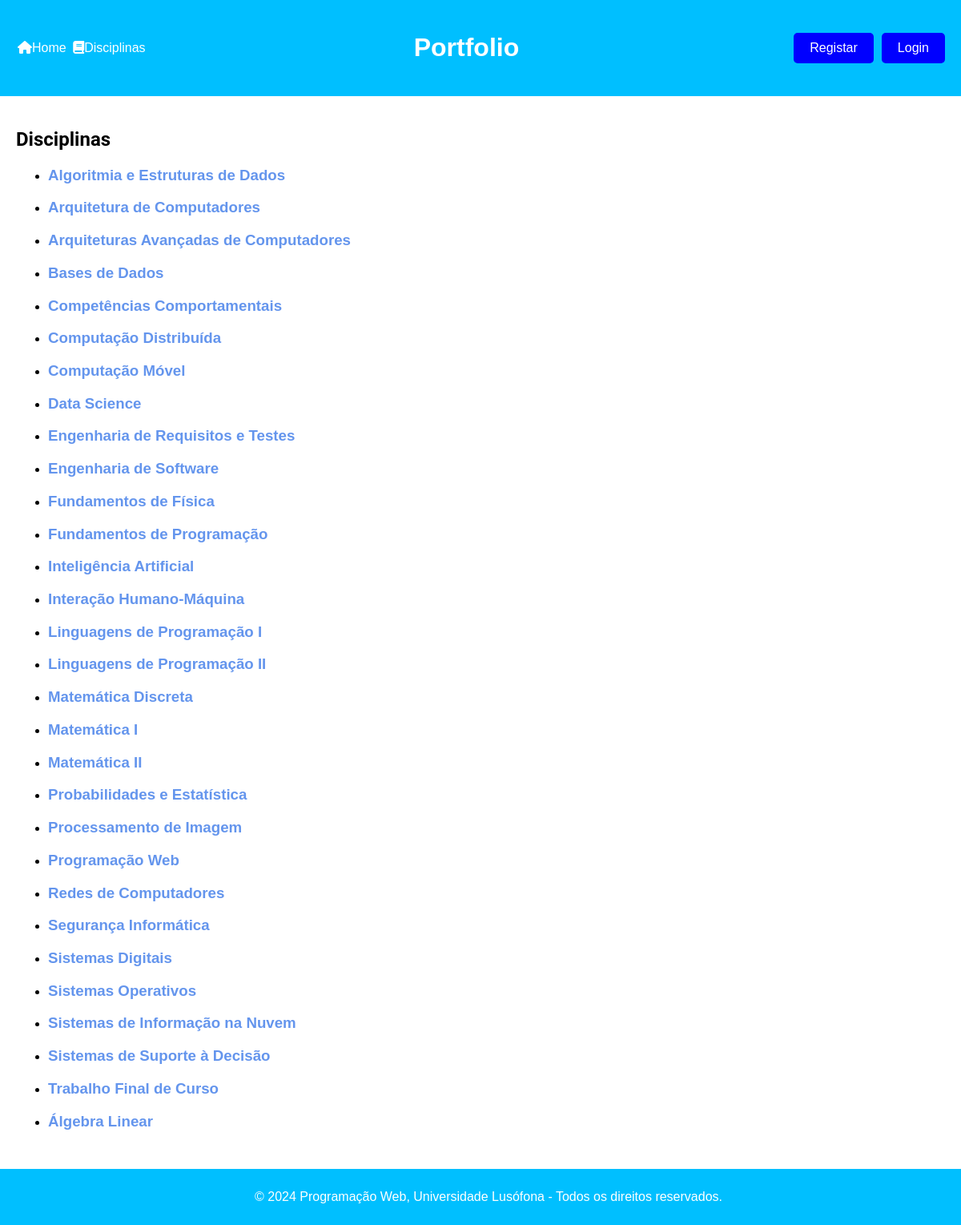
The app's page /curso/disciplina/ with its own data.
### curso/models.py (models this page shows, shortened)
class Disciplina(models.Model):
    nome = models.CharField(max_length=255)
    ano = models.IntegerField()
    semestre = models.CharField(max_length=20)
    ects = models.IntegerField()
    curricular = models.CharField(max_length=20)
    area_cientifica = models.ForeignKey(AreaCientifica, on_delete=models.CASCADE)
    curso = models.ForeignKey(Curso, on_delete=models.CASCADE)

### curso/views.py (the view)
# urls.py: path('disciplina/', views.disciplina_views, name='disciplina'),
def disciplina_views(request):
    disciplinas = Disciplina.objects.all().order_by('nome')
    context = {'disciplina': disciplinas}
    return render(request, "curso/disciplina.html", context)

### curso/templates/curso/disciplina.html (shortened to what this page needs)
{% extends "curso/layout.html" %}
{% block content %}
    {% load static %}
    <link rel="stylesheet" type="text/css" href="{% static 'curso/estilos.css' %}">
    <h2>Disciplinas</h2>
    <ul>
       {% for disci in disciplina %}
        <li>
            <h3><a href="{% url 'curso:disciplinaDetalhe' disci.id %}" class="links">{{ disci.nome }}</a></h3>
        </li>
        {% endfor %}
    </ul>
{% endblock %}

### curso/static/curso/estilos.css (style rules this page uses)
body { font-family: "Copperplate Gothic", sans-serif; margin: 0; padding: 0; }
h2 { font-family: 'Roboto', sans-serif; font-weight: bold; }
h3, h4, h5 { font-family: 'Gill Sans', sans-serif; }
.links { color: #6495ED; text-decoration: none; display: block; font-weight: bold; }

### records on screen
Disciplina: nome "Algoritmia e Estruturas de Dados"
Disciplina: nome "Arquitetura de Computadores"
Disciplina: nome "Arquiteturas Avançadas de Computadores"
Disciplina: nome "Bases de Dados"
Disciplina: nome "Competências Comportamentais"
Disciplina: nome "Computação Distribuída"
Disciplina: nome "Computação Móvel"
Disciplina: nome "Data Science"
Disciplina: nome "Engenharia de Requisitos e Testes"
Disciplina: nome "Engenharia de Software"
Disciplina: nome "Fundamentos de Física"
Disciplina: nome "Fundamentos de Programação"
Disciplina: nome "Inteligência Artificial"
Disciplina: nome "Interação Humano-Máquina"
Disciplina: nome "Linguagens de Programação I"
Disciplina: nome "Linguagens de Programação II"
Disciplina: nome "Matemática Discreta"
Disciplina: nome "Matemática I"
Disciplina: nome "Matemática II"
Disciplina: nome "Probabilidades e Estatística"
Disciplina: nome "Processamento de Imagem"
Disciplina: nome "Programação Web"
Disciplina: nome "Redes de Computadores"
Disciplina: nome "Segurança Informática"
Disciplina: nome "Sistemas Digitais"
Disciplina: nome "Sistemas Operativos"
Disciplina: nome "Sistemas de Informação na Nuvem"
Disciplina: nome "Sistemas de Suporte à Decisão"
Disciplina: nome "Trabalho Final de Curso"
Disciplina: nome "Álgebra Linear"
